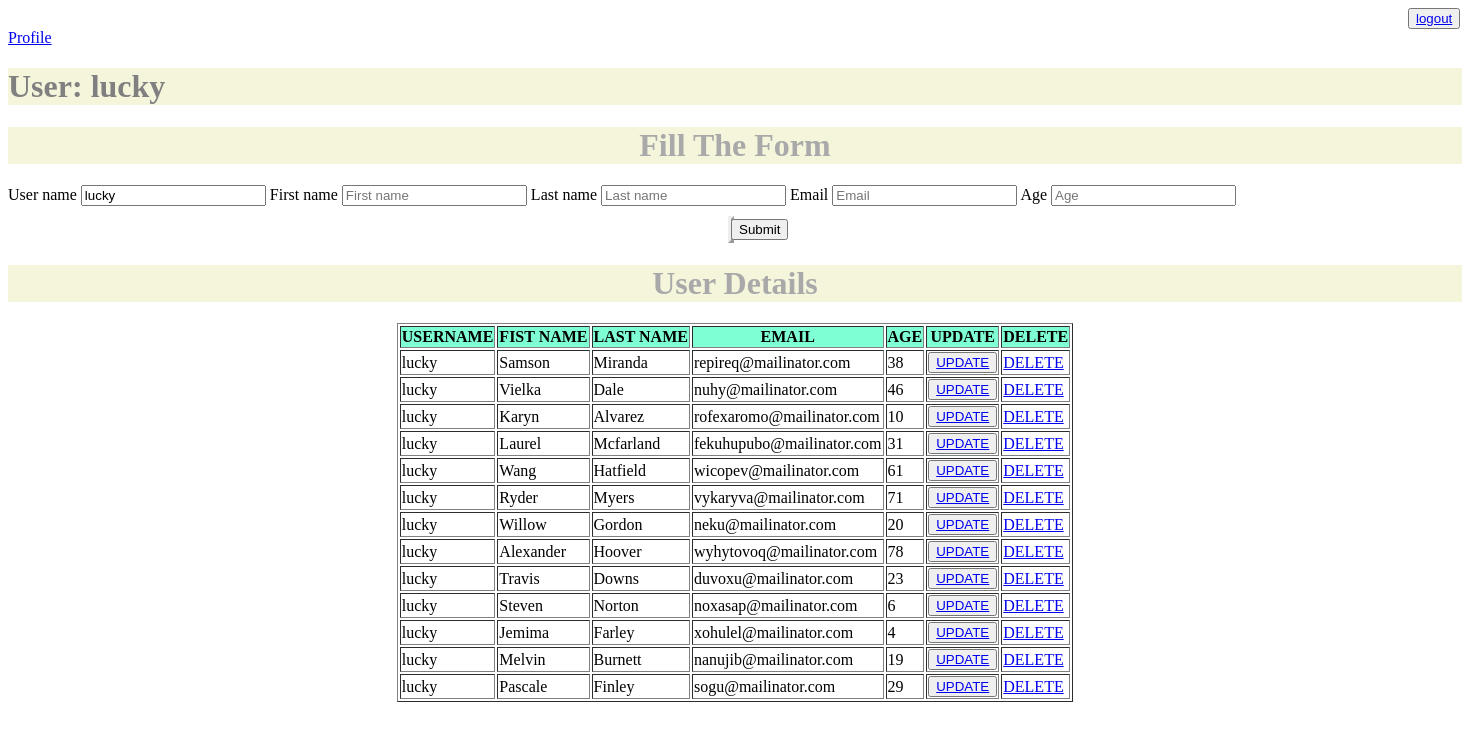
The page /create/ (signed in) on the database its author committed.
### crud/models.py (models this page shows, shortened)
class Information(models.Model):
    User_name = models.ForeignKey(User, on_delete=models.CASCADE, null=False, blank=True)
    First_name = models.CharField(max_length=100)
    Last_name = models.CharField(max_length=100)
    Email = models.EmailField()
    Age = models.IntegerField()

### crud/views.py (the view)
# urls.py: path('create/', views.create_view, name='create_view'),
@login_required(login_url='login')
def create_view(request):
    if User.objects.get(username=request.user.username).get_username() == 'vikrant':
        if request.method == 'POST':
            f = UserForm(request.POST)
            if f.is_valid():
                f.save()
            return HttpResponseRedirect(reverse(create_view))
        else:
            f = UserForm()
            data = Information.objects.all()
            context = {
                "form": f,
                'data': data
            }
            return render(request, 'create_view.html', context)
    else:
        if request.method == 'POST':
            username = request.POST['User_name']
            first_name = request.POST['First_name']
            last_name = request.POST['Last_name']
            email = request.POST['Email']
            age = request.POST['Age']
            obj = Information.objects.create(User_name=User.objects.get(username=username), First_name=first_name,
                                             Last_name=last_name, Email=email, Age=age)
            obj.save()
            return HttpResponseRedirect(reverse(create_view))
        else:
            data = Information.objects.filter(User_name=request.user)
            f = UserForm()
            context = {
                "form": f,
                'data': data,
                'username': data.first().User_name_id
            }
            print(context.get('username'))
            return render(request, 'create_view.html', context)

### crud/ModelForm.py
class UserForm(forms.ModelForm):
    class Meta:
        fields = ['User_name', 'First_name', 'Last_name', 'Email', 'Age']
        model = Information

### templates/create_view.html (shortened to what this page needs)
{% load static %}
<!DOCTYPE html>
<html lang="en">
<head>
</head>
    {% include 'common.html' %}
<a href="{% url 'user_profile' %}" >Profile</a>
<h1 id="left">User: {{ user.username }}</h1>
<h1>Fill The Form</h1>
<form method="POST" action="{% url 'create_view' %}">
    <label for="id_User_name">User name</label>
    <input type="text" value="{{ user.username }}" placeholder="username" name="User_name" id="id_User_name" readonly>
    <label for="id_First_name">First name</label>
    <input type="text" placeholder="First name" name="First_name" id="id_First_name">
    <label for="id_Last_name">Last name</label>
    <input type="text" placeholder="Last name" name="Last_name" id="id_Last_name">
    <label for="id_Email">Email</label>
    <input type="email" placeholder="Email" name="Email" id="id_Email">
    <label for="id_Age">Age</label>
    <input type="number" placeholder="Age" name="Age" id="id_Age">
    <p id="vik"><input type="submit" value="Submit"></p>
</form>
<h1>User Details</h1>
<form>
    <center>
        <table border=1>
            <thead>
            <th> USERNAME</th>
            <th> FIST NAME</th>
            <th> LAST NAME</th>
            <th> EMAIL</th>
            <th> AGE</th>
            <th>UPDATE</th>
            <th>DELETE</th>
            </thead>
            {% for i in data %}
                <tbody>
                <tr>
                    <td> {{ i.User_name }}</td>
                    <td> {{ i.First_name }}</td>
                    <td>{{ i.Last_name }}</td>
                    <td>{{ i.Email }}</td>
                    <td>{{ i.Age }}</td>
                    <td>
                        <button><a href="{% url 'update' i.id %}">UPDATE</a></button>
                    </td>
                    <td><a href="{% url 'delete' i.id %}" onclick=" return confirm('Are you sure ?');"> DELETE </a></td>
                </tr>
                </tbody>
            {% endfor %}
        </table>
    </center>
</form>
</body>
</html>

### templates/create_view.html (style rules this page uses)
h1 { text-align: center; color: darkgray; background: beige; }
#left { text-align: left; color: grey; background: beige; }
#vik { margin: 10px 740px 10px 720px; border: outset; }
thead { background: aquamarine; }

### rows shown on the page
Information: User_name "lucky", First_name "Samson", Last_name "Miranda", Email "repireq@mailinator.com", Age "38"
Information: User_name "lucky", First_name "Vielka", Last_name "Dale", Email "nuhy@mailinator.com", Age "46"
Information: User_name "lucky", First_name "Karyn", Last_name "Alvarez", Email "rofexaromo@mailinator.com", Age "10"
Information: User_name "lucky", First_name "Laurel", Last_name "Mcfarland", Email "fekuhupubo@mailinator.com", Age "31"
Information: User_name "lucky", First_name "Wang", Last_name "Hatfield", Email "wicopev@mailinator.com", Age "61"
Information: User_name "lucky", First_name "Ryder", Last_name "Myers", Email "vykaryva@mailinator.com", Age "71"
Information: User_name "lucky", First_name "Willow", Last_name "Gordon", Email "neku@mailinator.com", Age "20"
Information: User_name "lucky", First_name "Alexander", Last_name "Hoover", Email "wyhytovoq@mailinator.com", Age "78"
Information: User_name "lucky", First_name "Travis", Last_name "Downs", Email "duvoxu@mailinator.com", Age "23"
Information: User_name "lucky", First_name "Steven", Last_name "Norton", Email "noxasap@mailinator.com", Age "6"
Information: User_name "lucky", First_name "Jemima", Last_name "Farley", Email "xohulel@mailinator.com", Age "4"
Information: User_name "lucky", First_name "Melvin", Last_name "Burnett", Email "nanujib@mailinator.com", Age "19"
Information: User_name "lucky", First_name "Pascale", Last_name "Finley", Email "sogu@mailinator.com", Age "29"

### other values the page prints
{{ user.username }} "lucky"
